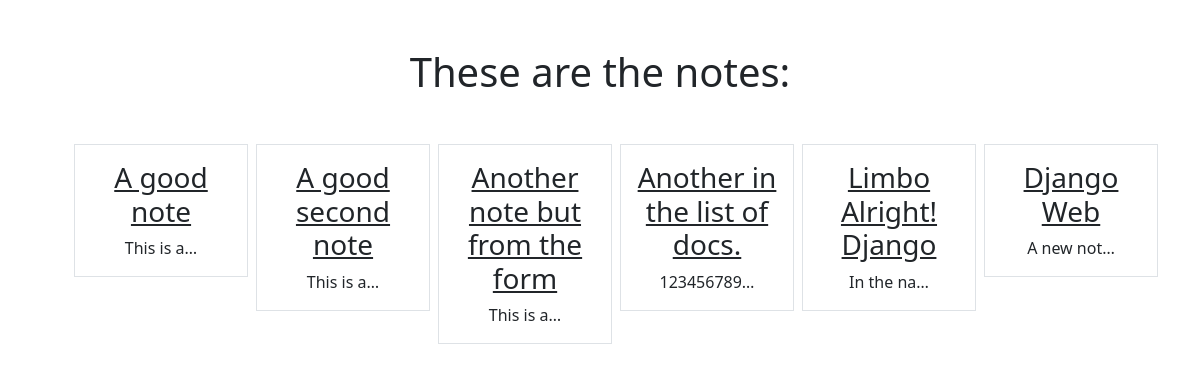
/smart/notes, run on an earlier commit of the app's database.
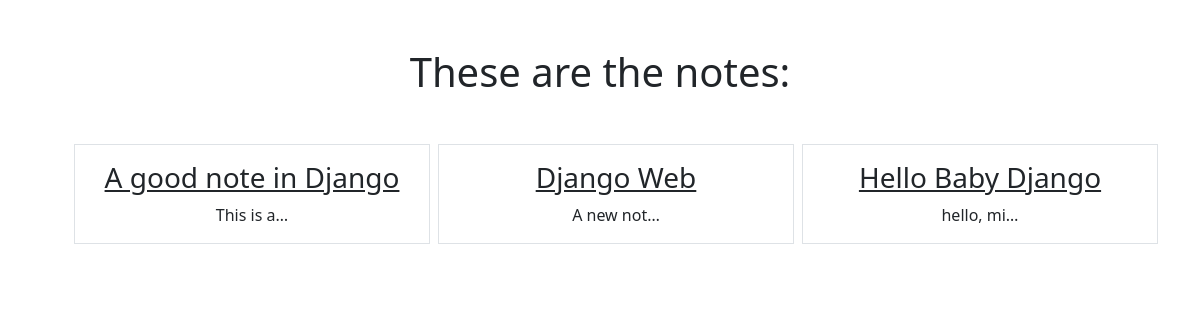
And on a later commit of the database.
### notes/models.py (models this page shows)
class Notes(models.Model):
    title = models.CharField(max_length=200)
    text = models.TextField()
    created = models.DateTimeField(auto_now_add=True)

### notes/views.py (the view)
# urls.py: path('notes', views.NotesListView.as_view(), name="notes.list"),
class NotesListView(ListView):
    model = Notes
    context_object_name = 'notes'
    template_name = 'notes/notes_list.html'

### notes/templates/notes/notes_list.html
{% extends "base.html" %}
{% block content %}
<h1 class="my-5">These are the notes: </h1>
<ul>
    <div class="row row-cols3 g-2">
        {% for note in notes %}
        <div class="col">
            <div class="p-3 border">
                <a href="{% url 'notes.detail' pk=note.id %}" class="text-dark text-decoration-non" >
                    <h3>{{note.title}}</h3>
                </a>
                {{note.text|truncatechars:10}}
            </div>
        </div>
        {% endfor %}
    </div>
</ul>
{% endblock %}

### static/templates/base.html (shortened to what this page needs)
<!DOCTYPE html>
<html lang="en">
{% load static %}
<head>
    <link href="https://cdn.jsdelivr.net/npm/bootstrap@5.3.0-alpha1/dist/css/bootstrap.min.css" rel="stylesheet">
</head>
<body>
<div class="my-5 text-center container">
    {% block content %}
    {% endblock %}
</div>
</body>
</html>

What changed in the data, as far as the page shows it:
removed Notes: title "A good second note", text "This is a…"
removed Notes: title "Another note but from the form", text "This is a…"
removed Notes: title "Another in the list of docs.", text "123456789…"
removed Notes: title "Limbo Alright! Django", text "In the na…"
changed Notes "This is a…": title "A good note" → "A good note in Django"
added Notes: title "Hello Baby Django", text "hello, mi…"
